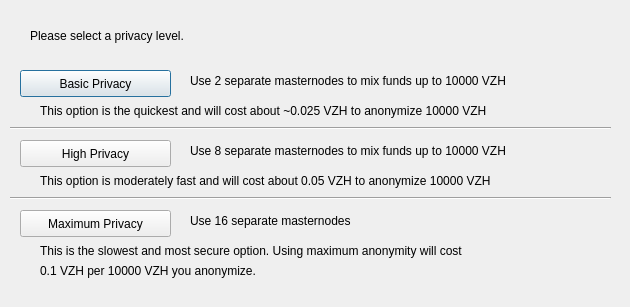
<?xml version="1.0" encoding="UTF-8"?>
<ui version="4.0">
 <class>ObfuscationConfig</class>
 <widget class="QDialog" name="ObfuscationConfig">
  <property name="geometry">
   <rect>
    <x>0</x>
    <y>0</y>
    <width>630</width>
    <height>307</height>
   </rect>
  </property>
  <property name="windowTitle">
   <string>Configure Obfuscation</string>
  </property>
  <widget class="QPushButton" name="buttonBasic">
   <property name="geometry">
    <rect>
     <x>20</x>
     <y>70</y>
     <width>151</width>
     <height>27</height>
    </rect>
   </property>
   <property name="text">
    <string>Basic Privacy</string>
   </property>
  </widget>
  <widget class="QPushButton" name="buttonHigh">
   <property name="geometry">
    <rect>
     <x>20</x>
     <y>140</y>
     <width>151</width>
     <height>27</height>
    </rect>
   </property>
   <property name="text">
    <string>High Privacy</string>
   </property>
  </widget>
  <widget class="QPushButton" name="buttonMax">
   <property name="geometry">
    <rect>
     <x>20</x>
     <y>210</y>
     <width>151</width>
     <height>27</height>
    </rect>
   </property>
   <property name="text">
    <string>Maximum Privacy</string>
   </property>
  </widget>
  <widget class="QLabel" name="label">
   <property name="geometry">
    <rect>
     <x>30</x>
     <y>20</y>
     <width>571</width>
     <height>31</height>
    </rect>
   </property>
   <property name="text">
    <string>Please select a privacy level.</string>
   </property>
  </widget>
  <widget class="QLabel" name="label_2">
   <property name="geometry">
    <rect>
     <x>190</x>
     <y>70</y>
     <width>421</width>
     <height>21</height>
    </rect>
   </property>
   <property name="text">
    <string>Use 2 separate masternodes to mix funds up to 10000 VZH</string>
   </property>
  </widget>
  <widget class="QLabel" name="label_3">
   <property name="geometry">
    <rect>
     <x>190</x>
     <y>140</y>
     <width>411</width>
     <height>21</height>
    </rect>
   </property>
   <property name="text">
    <string>Use 8 separate masternodes to mix funds up to 10000 VZH</string>
   </property>
  </widget>
  <widget class="QLabel" name="label_4">
   <property name="geometry">
    <rect>
     <x>190</x>
     <y>210</y>
     <width>421</width>
     <height>21</height>
    </rect>
   </property>
   <property name="text">
    <string>Use 16 separate masternodes</string>
   </property>
  </widget>
  <widget class="QLabel" name="label_6">
   <property name="geometry">
    <rect>
     <x>40</x>
     <y>100</y>
     <width>561</width>
     <height>21</height>
    </rect>
   </property>
   <property name="text">
    <string>This option is the quickest and will cost about ~0.025 VZH to anonymize 10000 VZH</string>
   </property>
  </widget>
  <widget class="QLabel" name="label_7">
   <property name="geometry">
    <rect>
     <x>40</x>
     <y>170</y>
     <width>561</width>
     <height>21</height>
    </rect>
   </property>
   <property name="text">
    <string>This option is moderately fast and will cost about 0.05 VZH to anonymize 10000 VZH</string>
   </property>
  </widget>
  <widget class="QLabel" name="label_8">
   <property name="geometry">
    <rect>
     <x>40</x>
     <y>240</y>
     <width>561</width>
     <height>21</height>
    </rect>
   </property>
   <property name="text">
    <string>This is the slowest and most secure option. Using maximum anonymity will cost</string>
   </property>
  </widget>
  <widget class="QLabel" name="label_9">
   <property name="geometry">
    <rect>
     <x>40</x>
     <y>260</y>
     <width>561</width>
     <height>21</height>
    </rect>
   </property>
   <property name="text">
    <string>0.1 VZH per 10000 VZH you anonymize.</string>
   </property>
  </widget>
  <widget class="Line" name="line">
   <property name="geometry">
    <rect>
     <x>10</x>
     <y>120</y>
     <width>601</width>
     <height>16</height>
    </rect>
   </property>
   <property name="orientation">
    <enum>Qt::Horizontal</enum>
   </property>
  </widget>
  <widget class="Line" name="line_2">
   <property name="geometry">
    <rect>
     <x>10</x>
     <y>190</y>
     <width>601</width>
     <height>16</height>
    </rect>
   </property>
   <property name="orientation">
    <enum>Qt::Horizontal</enum>
   </property>
  </widget>
 </widget>
 <resources/>
 <connections/>
</ui>
